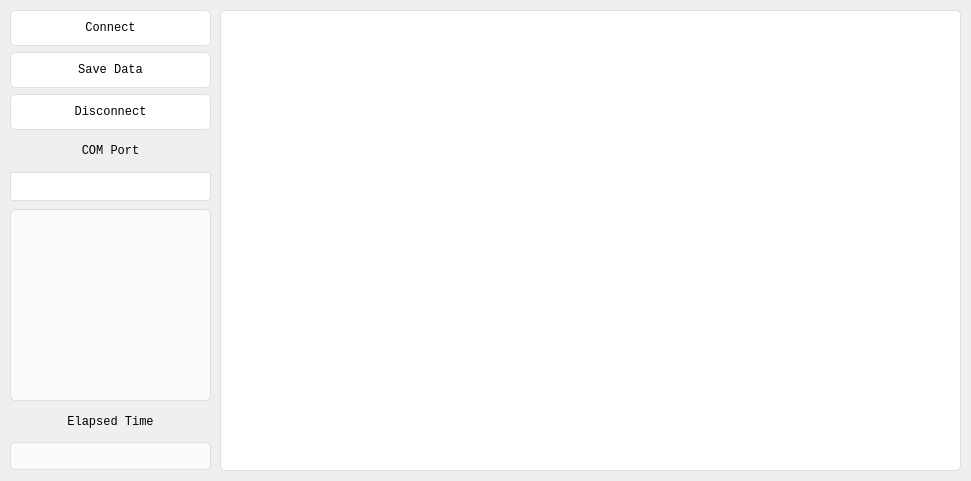
<?xml version="1.0" encoding="UTF-8"?>
<ui version="4.0">
 <class>MainWindow</class>
 <widget class="QMainWindow" name="MainWindow">
  <property name="geometry">
   <rect>
    <x>0</x>
    <y>0</y>
    <width>971</width>
    <height>481</height>
   </rect>
  </property>
  <property name="sizePolicy">
   <sizepolicy hsizetype="Preferred" vsizetype="Ignored">
    <horstretch>0</horstretch>
    <verstretch>0</verstretch>
   </sizepolicy>
  </property>
  <property name="windowTitle">
   <string>MainWindow</string>
  </property>
  <property name="styleSheet">
   <string notr="true"/>
  </property>
  <widget class="QWidget" name="centralwidget">
   <widget class="QWidget" name="gridLayoutWidget">
    <property name="geometry">
     <rect>
      <x>10</x>
      <y>10</y>
      <width>201</width>
      <height>191</height>
     </rect>
    </property>
    <layout class="QGridLayout" name="gridLayout">
     <property name="sizeConstraint">
      <enum>QLayout::SetDefaultConstraint</enum>
     </property>
     <item row="3" column="0">
      <widget class="QLabel" name="label">
       <property name="font">
        <font>
         <family>Consolas</family>
         <weight>50</weight>
         <bold>false</bold>
        </font>
       </property>
       <property name="layoutDirection">
        <enum>Qt::LeftToRight</enum>
       </property>
       <property name="text">
        <string>COM Port</string>
       </property>
       <property name="alignment">
        <set>Qt::AlignCenter</set>
       </property>
      </widget>
     </item>
     <item row="0" column="0">
      <widget class="QPushButton" name="btnCon">
       <property name="sizePolicy">
        <sizepolicy hsizetype="Minimum" vsizetype="Preferred">
         <horstretch>0</horstretch>
         <verstretch>0</verstretch>
        </sizepolicy>
       </property>
       <property name="font">
        <font>
         <family>Consolas</family>
        </font>
       </property>
       <property name="cursor">
        <cursorShape>PointingHandCursor</cursorShape>
       </property>
       <property name="mouseTracking">
        <bool>false</bool>
       </property>
       <property name="styleSheet">
        <string notr="true">QPushButton {
    background-color: #ffffff;
    border: 1px solid #dcdfe6;
    padding: 10px;
    border-radius: 5px;
}

QPushButton:hover {
    background-color: #ecf5ff;
    color: #409eff;
}</string>
       </property>
       <property name="text">
        <string>Connect</string>
       </property>
      </widget>
     </item>
     <item row="1" column="0">
      <widget class="QPushButton" name="btnSave">
       <property name="sizePolicy">
        <sizepolicy hsizetype="Minimum" vsizetype="Preferred">
         <horstretch>0</horstretch>
         <verstretch>0</verstretch>
        </sizepolicy>
       </property>
       <property name="font">
        <font>
         <family>Consolas</family>
        </font>
       </property>
       <property name="cursor">
        <cursorShape>PointingHandCursor</cursorShape>
       </property>
       <property name="styleSheet">
        <string notr="true">QPushButton {
    background-color: #ffffff;
    border: 1px solid #dcdfe6;
    padding: 10px;
    border-radius: 5px;
}

QPushButton:hover {
    background-color: #d9ead3;
    color: #198c19;
}</string>
       </property>
       <property name="text">
        <string>Save Data</string>
       </property>
      </widget>
     </item>
     <item row="2" column="0">
      <widget class="QPushButton" name="btnDisCon">
       <property name="sizePolicy">
        <sizepolicy hsizetype="Preferred" vsizetype="Preferred">
         <horstretch>0</horstretch>
         <verstretch>0</verstretch>
        </sizepolicy>
       </property>
       <property name="font">
        <font>
         <family>Consolas</family>
        </font>
       </property>
       <property name="cursor">
        <cursorShape>PointingHandCursor</cursorShape>
       </property>
       <property name="styleSheet">
        <string notr="true">QPushButton {
    background-color: #ffffff;
    border: 1px solid #dcdfe6;
    padding: 10px;
    border-radius: 5px;
}

QPushButton:hover {
    background-color:#f4cccc;
    color: #F44336;
}</string>
       </property>
       <property name="text">
        <string>Disconnect</string>
       </property>
      </widget>
     </item>
     <item row="4" column="0">
      <widget class="QComboBox" name="comboBox">
       <property name="sizePolicy">
        <sizepolicy hsizetype="Preferred" vsizetype="Preferred">
         <horstretch>0</horstretch>
         <verstretch>0</verstretch>
        </sizepolicy>
       </property>
       <property name="font">
        <font>
         <family>Consolas</family>
        </font>
       </property>
       <property name="cursor">
        <cursorShape>PointingHandCursor</cursorShape>
       </property>
       <property name="focusPolicy">
        <enum>Qt::WheelFocus</enum>
       </property>
       <property name="styleSheet">
        <string notr="true">QComboBox {
    border: 1px solid #dcdfe6;
    border-radius: 3px;
    padding: 1px 2px 1px 2px;  
    min-width: 9em;   
}

QComboBox::drop-down {
	 border: 0px; 
}

QComboBox:hover {
    background-color: #eeeeee;
    color: #ffa500;
}

</string>
       </property>
      </widget>
     </item>
    </layout>
   </widget>
   <widget class="QWidget" name="verticalLayoutWidget">
    <property name="geometry">
     <rect>
      <x>220</x>
      <y>10</y>
      <width>741</width>
      <height>461</height>
     </rect>
    </property>
    <layout class="QVBoxLayout" name="verticalLayout_3">
     <item>
      <widget class="QWidget" name="canvas" native="true">
       <property name="styleSheet">
        <string notr="true">background-color: #ffffff;
padding: 10px;
border: 1px solid #dcdfe6;
border-radius: 5px;
</string>
       </property>
      </widget>
     </item>
    </layout>
   </widget>
   <widget class="QWidget" name="verticalLayoutWidget_2">
    <property name="geometry">
     <rect>
      <x>10</x>
      <y>209</y>
      <width>201</width>
      <height>261</height>
     </rect>
    </property>
    <layout class="QVBoxLayout" name="verticalLayout">
     <property name="spacing">
      <number>6</number>
     </property>
     <item>
      <widget class="QTextBrowser" name="message">
       <property name="sizePolicy">
        <sizepolicy hsizetype="Preferred" vsizetype="Maximum">
         <horstretch>0</horstretch>
         <verstretch>0</verstretch>
        </sizepolicy>
       </property>
       <property name="font">
        <font>
         <family>Consolas</family>
         <pointsize>9</pointsize>
         <weight>50</weight>
         <bold>false</bold>
        </font>
       </property>
       <property name="styleSheet">
        <string notr="true">border: 1px solid #dcdfe6;
border-radius: 5px;
background-color: rgb(250, 250, 250);</string>
       </property>
       <property name="lineWrapMode">
        <enum>QTextEdit::NoWrap</enum>
       </property>
       <property name="html">
        <string>&lt;!DOCTYPE HTML PUBLIC &quot;-//W3C//DTD HTML 4.0//EN&quot; &quot;http://www.w3.org/TR/REC-html40/strict.dtd&quot;&gt;
&lt;html&gt;&lt;head&gt;&lt;meta name=&quot;qrichtext&quot; content=&quot;1&quot; /&gt;&lt;style type=&quot;text/css&quot;&gt;
p, li { white-space: pre-wrap; }
&lt;/style&gt;&lt;/head&gt;&lt;body style=&quot; font-family:'Consolas'; font-size:9pt; font-weight:400; font-style:normal;&quot;&gt;
&lt;p style=&quot;-qt-paragraph-type:empty; margin-top:0px; margin-bottom:0px; margin-left:0px; margin-right:0px; -qt-block-indent:0; text-indent:0px;&quot;&gt;&lt;br /&gt;&lt;/p&gt;&lt;/body&gt;&lt;/html&gt;</string>
       </property>
      </widget>
     </item>
     <item>
      <widget class="QLabel" name="label_3">
       <property name="font">
        <font>
         <family>Consolas</family>
        </font>
       </property>
       <property name="text">
        <string>Elapsed Time</string>
       </property>
       <property name="alignment">
        <set>Qt::AlignCenter</set>
       </property>
      </widget>
     </item>
     <item>
      <widget class="QLabel" name="label_time">
       <property name="enabled">
        <bool>true</bool>
       </property>
       <property name="sizePolicy">
        <sizepolicy hsizetype="Preferred" vsizetype="Preferred">
         <horstretch>0</horstretch>
         <verstretch>0</verstretch>
        </sizepolicy>
       </property>
       <property name="font">
        <font>
         <family>Consolas</family>
        </font>
       </property>
       <property name="cursor">
        <cursorShape>ArrowCursor</cursorShape>
       </property>
       <property name="styleSheet">
        <string notr="true">border: 1px solid #dcdfe6;
border-radius: 5px;
background-color: rgb(250, 250, 250);</string>
       </property>
       <property name="text">
        <string/>
       </property>
       <property name="alignment">
        <set>Qt::AlignCenter</set>
       </property>
      </widget>
     </item>
    </layout>
    <zorder>label_3</zorder>
    <zorder>label_time</zorder>
    <zorder>message</zorder>
   </widget>
  </widget>
 </widget>
 <resources/>
 <connections/>
</ui>
